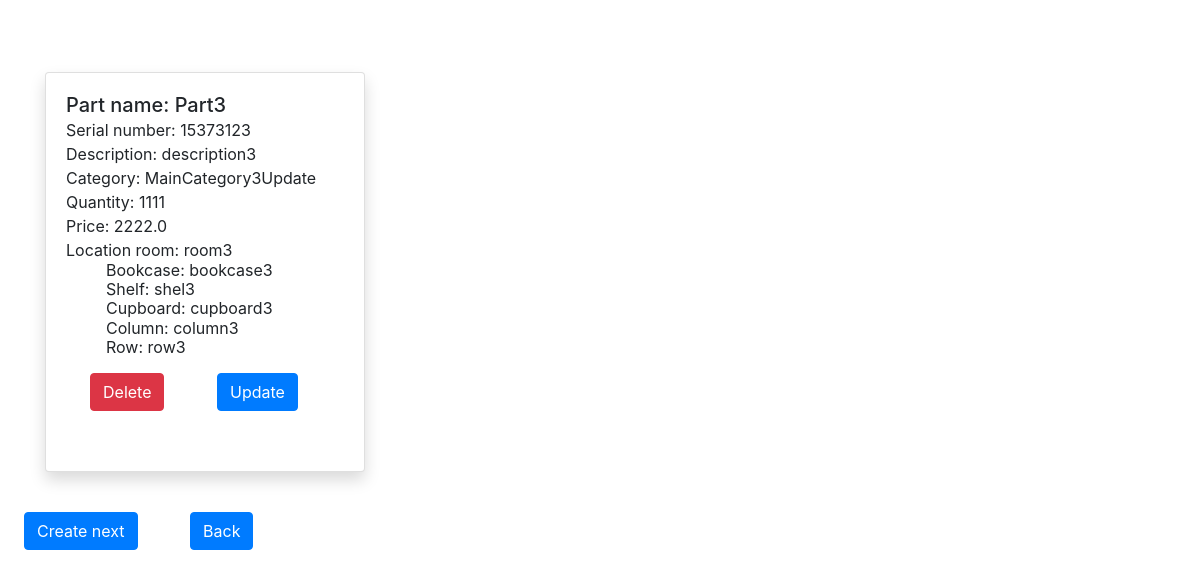
/parts/10/, run on the app's committed database.
### store/models.py (models this page shows)
class Part(models.Model):
    serial_number = models.CharField(max_length=100, unique=True)
    name = models.CharField(max_length=100)
    description = models.TextField()
    category = models.ForeignKey(Category, on_delete=models.PROTECT)
    quantity = models.IntegerField()
    price = models.FloatField()
    location = models.ForeignKey(Location, on_delete=models.CASCADE)

class Category(models.Model):
    name = models.CharField(max_length=100)
    parent_category = models.ForeignKey('self', on_delete=models.CASCADE, blank=True, null=True)
    def __str__(self):
        return self.name

class Location(models.Model):
    room = models.CharField(max_length=100)
    bookcase = models.CharField(max_length=100)
    shelf = models.CharField(max_length=100)
    cupboard = models.CharField(max_length=100)
    column = models.CharField(max_length=100)
    row = models.CharField(max_length=100)

### store/views.py (the view)
# urls.py: path('parts/<int:pk>/', PartDetailView.as_view(), name='part-detail'),
class PartDetailView(View):
    def get(self, request, pk):
        part_detail = Part.objects.filter(pk=pk)
        return render(request, 'part_detail.html', {'parts': part_detail})

### templates/part_detail.html
{% extends 'base.html' %}
{% block content %}
    <div class="container mt-5 mb-3">
        <div class="row">
            {% for part in parts %}
                <div class="col-lg-4 my-4">
                    <div class="card shadow" style="width: 20rem; height: 25rem;">
                        <div class="card-body">
                            <h5 class="card-title">Part name: {{ part.name }} <br>
                                <small>Serial number: {{ part.serial_number }}<br>
                                    Description: {{ part.description }} <br>
                                    Category: {{ part.category }} <br>
                                    Quantity: {{ part.quantity }} <br>
                                    Price: {{ part.price }} <br>
                                    Location room: {{ part.location.room }}<br>
                                    <ul>
                                        Bookcase: {{ part.location.bookcase }}<br>
                                        Shelf: {{ part.location.shelf }}<br>
                                        Cupboard: {{ part.location.cupboard }}<br>
                                        Column: {{ part.location.column }}<br>
                                        Row: {{ part.location.row }}
                                    </ul>
                                </small>
                            </h5>
                            <a href="/parts/{{ part.id }}/delete/" class="btn btn-danger mx-4">Delete</a>
                            <a href="/parts/{{ part.id }}/update/" class="btn btn-primary mx-4">Update</a>
                        </div>
                    </div>
                </div>
            {% endfor %}
        </div>
    </div>
    <a href="{% url 'part-create' %}" class="btn btn-primary mx-4">Create next</a>
    <a href="{% url 'part-list' %}" class="btn btn-primary mx-4">Back</a>
{% endblock %}

### data on the page
Part: name "Part3", serial_number "15373123", description "description3", category "MainCategory3Update", quantity "1111", price "2222.0", location.room "room3", location.bookcase "bookcase3", location.shelf "shel3", location.cupboard "cupboard3", location.column "column3", location.row "row3"
